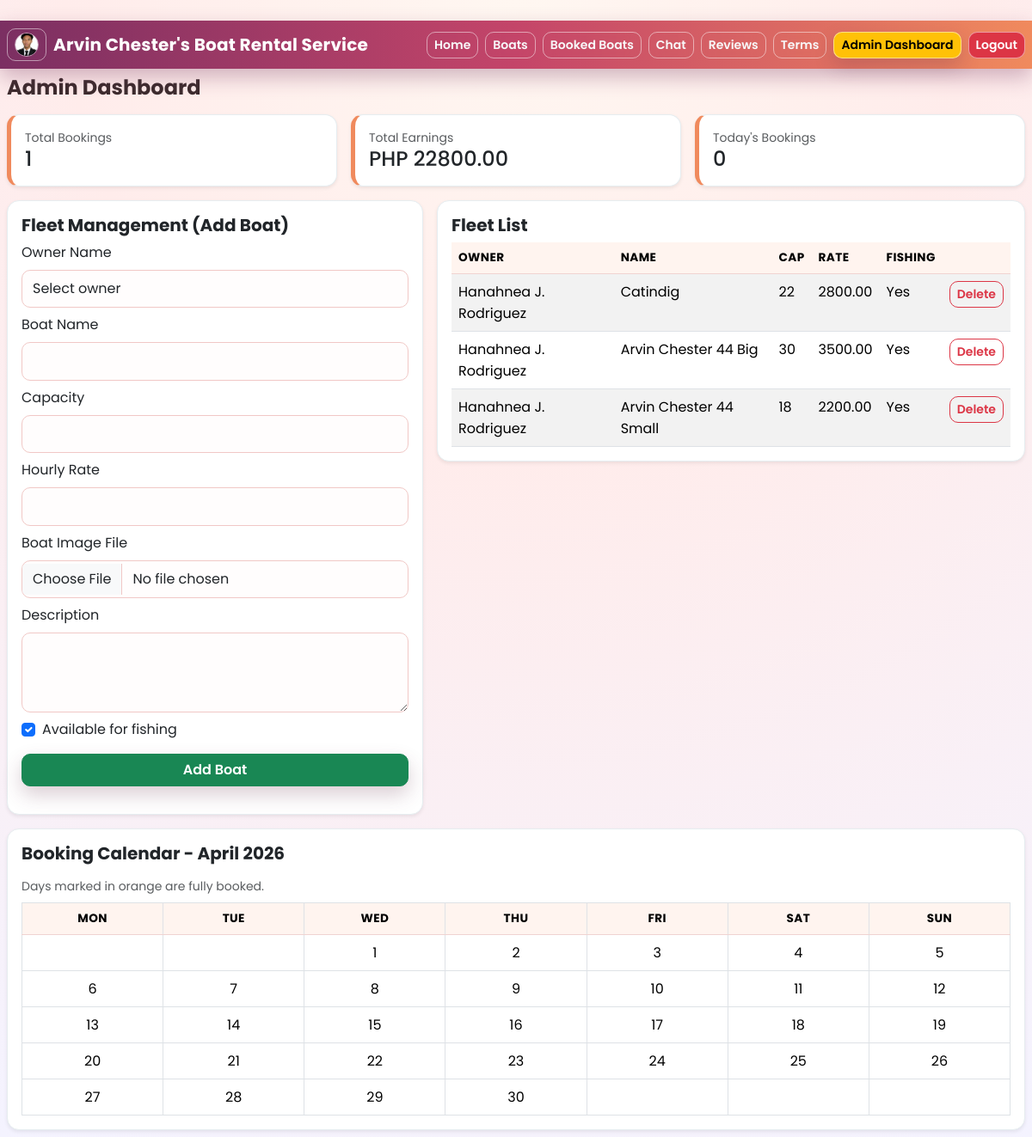
The page /admin (signed in) on the database its author committed.
### app.py (models this page shows, shortened)
class User(UserMixin, db.Model):
    id = db.Column(db.Integer, primary_key=True)
    full_name = db.Column(db.String(120), nullable=False)
    email = db.Column(db.String(120), unique=True, nullable=False)
    phone = db.Column(db.String(40), nullable=False)
    bio = db.Column(db.Text, default="")
    profile_image_path = db.Column(db.String(255))
    last_seen_at = db.Column(db.DateTime, default=datetime.now)
    password_hash = db.Column(db.String(255), nullable=False)
    role = db.Column(db.String(20), default="customer", nullable=False)  # customer, owner, admin
    created_at = db.Column(db.DateTime, default=datetime.utcnow)

class Boat(db.Model):
    id = db.Column(db.Integer, primary_key=True)
    name = db.Column(db.String(120), nullable=False)
    capacity = db.Column(db.Integer, nullable=False)
    hourly_rate = db.Column(db.Float, nullable=False)
    available_for_fishing = db.Column(db.Boolean, default=True)
    description = db.Column(db.Text, default="")
    image_url = db.Column(db.String(255), nullable=False)
    owner_id = db.Column(db.Integer, db.ForeignKey("user.id"), nullable=False)

### app.py (the view)
@app.route("/admin")
@login_required
@admin_required
def admin_dashboard():
    boats = Boat.query.order_by(Boat.id.desc()).all()
    owners = User.query.filter_by(role="owner").order_by(User.full_name.asc()).all()
    owner_map = {owner.id: owner.full_name for owner in owners}
    total_bookings = Booking.query.count()
    total_earnings = db.session.query(db.func.coalesce(db.func.sum(Booking.total_price), 0)).scalar()
    today_bookings = Booking.query.filter_by(booking_date=date.today()).count()
    boats_count = Boat.query.count()
    today = date.today()
    month_days = calendar.monthcalendar(today.year, today.month)
    fully_booked_days = set()
    counts = (
        db.session.query(Booking.booking_date, db.func.count(Booking.id))
        .filter(db.extract("year", Booking.booking_date) == today.year)
        .filter(db.extract("month", Booking.booking_date) == today.month)
        .group_by(Booking.booking_date)
        .all()
    )
    for booked_date, count in counts:
        if boats_count > 0 and count >= boats_count:
            fully_booked_days.add(booked_date.day)
    return render_template(
        "admin_dashboard.html",
        boats=boats,
        owners=owners,
        owner_map=owner_map,
        total_bookings=total_bookings,
        total_earnings=total_earnings,
        today_bookings=today_bookings,
        month_days=month_days,
        month_name=today.strftime("%B %Y"),
        fully_booked_days=fully_booked_days,
    )

### app.py (called while the page is built)
@login_manager.user_loader
def load_user(user_id):
    return db.session.get(User, int(user_id))

def admin_required(f):
    @wraps(f)
    def wrapper(*args, **kwargs):
        if not current_user.is_authenticated or current_user.role != "admin":
            flash("You are not allowed to access that page.", "danger")
            return redirect(url_for("index"))
        return f(*args, **kwargs)
    return wrapper

@app.before_request
def update_last_seen():
    if current_user.is_authenticated:
        current_user.last_seen_at = datetime.now()
        db.session.commit()

@app.context_processor
def inject_counts():
    if current_user.is_authenticated:
        notif_count = Notification.query.filter_by(user_id=current_user.id).count()
        chat_notif_count = (
            db.session.query(db.func.count(Message.id))
            .filter(Message.receiver_id == current_user.id, Message.seen_at.is_(None))
            .scalar()
        )
        return {"notif_count": notif_count, "chat_notif_count": chat_notif_count}
    return {"notif_count": 0, "chat_notif_count": 0}

### templates/admin_dashboard.html (shortened to what this page needs)
{% extends 'base.html' %}
{% block content %}
<h4 class="mb-3">Admin Dashboard</h4>
<div class="row g-3 mb-3">
  <div class="col-md-4">
    <div class="card stat-card shadow-sm">
      <div class="card-body">
        <div class="small text-muted">Total Bookings</div>
        <div class="h4 mb-0">{{ total_bookings }}</div>
      </div>
    </div>
  </div>
  <div class="col-md-4">
    <div class="card stat-card shadow-sm">
      <div class="card-body">
        <div class="small text-muted">Total Earnings</div>
        <div class="h4 mb-0">PHP {{ '%.2f'|format(total_earnings) }}</div>
      </div>
    </div>
  </div>
  <div class="col-md-4">
    <div class="card stat-card shadow-sm">
      <div class="card-body">
        <div class="small text-muted">Today's Bookings</div>
        <div class="h4 mb-0">{{ today_bookings }}</div>
      </div>
    </div>
  </div>
</div>
<div class="row g-3">
  <div class="col-lg-5">
    <div class="card shadow-sm">
      <div class="card-body">
        <h5>Fleet Management (Add Boat)</h5>
        <form method="post" action="{{ url_for('admin_add_boat') }}" enctype="multipart/form-data">
          <div class="mb-2">
            <label class="form-label">Owner Name</label>
            <select class="form-select" name="owner_id" required>
              <option value="">Select owner</option>
            </select>
          </div>
          <div class="mb-2">
            <label class="form-label">Boat Name</label>
            <input class="form-control" name="name" required>
          </div>
          <div class="mb-2">
            <label class="form-label">Capacity</label>
            <input class="form-control" type="number" name="capacity" min="1" required>
          </div>
          <div class="mb-2">
            <label class="form-label">Hourly Rate</label>
            <input class="form-control" type="number" step="0.01" name="hourly_rate" min="1" required>
          </div>
          <div class="mb-2">
            <label class="form-label">Boat Image File</label>
            <input class="form-control" type="file" name="boat_image" accept=".png,.jpg,.jpeg,.webp" required>
          </div>
          <div class="mb-2">
            <label class="form-label">Description</label>
            <textarea class="form-control" name="description" rows="3"></textarea>
          </div>
          <div class="form-check mb-3">
            <input class="form-check-input" type="checkbox" name="available_for_fishing" id="fishingCheck" checked>
            <label class="form-check-label" for="fishingCheck">Available for fishing</label>
          </div>
          <button class="btn btn-success w-100">Add Boat</button>
        </form>
      </div>
    </div>
  </div>
  <div class="col-lg-7">
    <div class="card shadow-sm">
      <div class="card-body">
        <h5>Fleet List</h5>
        <div class="table-responsive">
          <table class="table table-striped mb-0">
            <thead>
              <tr>
                <th>Owner</th>
                <th>Name</th>
                <th>Cap</th>
                <th>Rate</th>
                <th>Fishing</th>
                <th></th>
              </tr>
            </thead>
            <tbody>
              {% for boat in boats %}
              <tr>
                <td>{{ owner_map.get(boat.owner_id, 'Unknown Owner') }}</td>
                <td>{{ boat.name }}</td>
                <td>{{ boat.capacity }}</td>
                <td>{{ '%.2f'|format(boat.hourly_rate) }}</td>
                <td>{{ 'Yes' if boat.available_for_fishing else 'No' }}</td>
                <td>
                  <a class="btn btn-sm btn-outline-danger" href="{{ url_for('admin_delete_boat', boat_id=boat.id) }}" onclick="return confirm('Delete this boat?')">Delete</a>
                </td>
              </tr>
              {% else %}
              <tr><td colspan="6" class="text-muted text-center">No boats found.</td></tr>
              {% endfor %}
            </tbody>
          </table>
        </div>
      </div>
    </div>
  </div>
</div>
<div class="card shadow-sm mt-3">
  <div class="card-body">
    <h5 class="mb-3">Booking Calendar - {{ month_name }}</h5>
    <p class="small text-muted mb-2">Days marked in orange are fully booked.</p>
    <div class="table-responsive">
      <table class="table table-bordered calendar-table mb-0 text-center align-middle">
        <thead>
          <tr>
            <th>Mon</th>
            <th>Tue</th>
            <th>Wed</th>
            <th>Thu</th>
            <th>Fri</th>
            <th>Sat</th>
            <th>Sun</th>
          </tr>
        </thead>
        <tbody>
          {% for week in month_days %}
          <tr>
            {% for day in week %}
              {% if day == 0 %}
                <td class="calendar-empty"></td>
              {% else %}
                <td class="{% if day in fully_booked_days %}calendar-full{% endif %}">{{ day }}</td>
              {% endif %}
            {% endfor %}
          </tr>
          {% endfor %}
        </tbody>
      </table>
    </div>
  </div>
</div>
{% endblock %}

### templates/base.html (shortened to what this page needs)
﻿<!doctype html>
<html lang="en">
<head>
  <link href="https://cdn.jsdelivr.net/npm/bootstrap@5.3.3/dist/css/bootstrap.min.css" rel="stylesheet">
  <link rel="stylesheet" href="{{ url_for('static', filename='css/style.css') }}">
</head>
<body>
  <nav class="navbar navbar-expand-lg navbar-dark custom-nav">
    <div class="container-fluid px-2">
      {% if current_user.is_authenticated %}
        <a class="btn btn-sm btn-outline-light nav-pill me-2 ms-0" href="{{ url_for('profile') }}" title="Profile">
          {% if current_user.profile_image_path %}
            <img src="{{ current_user.profile_image_path }}" alt="Profile" class="profile-avatar-img">
          {% else %}
            <span class="profile-avatar">{{ current_user.full_name[:1] }}</span>
          {% endif %}
        </a>
      {% endif %}
      <a class="navbar-brand fw-bold" href="{{ url_for('index') }}">Arvin Chester's Boat Rental Service</a>
      <div class="collapse navbar-collapse" id="navMenu">
        <ul class="navbar-nav ms-auto gap-2 w-100 justify-content-end">
          <li class="nav-item"><a class="btn btn-sm btn-outline-light nav-pill" href="{{ url_for('index') }}">Home</a></li>
          {% if not (current_user.is_authenticated and current_user.role == 'owner') %}
            <li class="nav-item"><a class="btn btn-sm btn-outline-light nav-pill" href="{{ url_for('boats') }}">Boats</a></li>
          {% endif %}
          {% if current_user.is_authenticated %}
            {% if current_user.role == 'admin' %}
              <li class="nav-item"><a class="btn btn-sm btn-outline-light nav-pill" href="{{ url_for('admin_bookings') }}">Booked Boats</a></li>
            {% elif current_user.role == 'owner' %}
              <li class="nav-item"><a class="btn btn-sm btn-outline-light nav-pill" href="{{ url_for('owner_booked_boats') }}">Booked Boats</a></li>
            {% else %}
              <li class="nav-item"><a class="btn btn-sm btn-outline-light nav-pill" href="{{ url_for('my_bookings') }}">My Bookings</a></li>
            {% endif %}
            <li class="nav-item">
              <a class="btn btn-sm btn-outline-light nav-pill position-relative" href="{{ url_for('chat') }}">
                Chat
              </a>
            </li>
            <li class="nav-item"><a class="btn btn-sm btn-outline-light nav-pill" href="{{ url_for('reviews') }}">Reviews</a></li>
            <li class="nav-item"><a class="btn btn-sm btn-outline-light nav-pill" href="{{ url_for('terms') }}">Terms</a></li>
            {% if current_user.role == 'admin' %}
              <li class="nav-item"><a class="btn btn-sm btn-warning nav-pill" href="{{ url_for('admin_dashboard') }}">Admin Dashboard</a></li>
            {% endif %}
            <li class="nav-item"><a class="btn btn-sm btn-danger nav-pill" href="{{ url_for('logout') }}">Logout</a></li>
          {% endif %}
        </ul>
      </div>
    </div>
  </nav>
  <main class="{% if request.endpoint == 'index' %}container py-4{% else %}container-fluid px-2 py-2{% endif %}">
    {% block content %}{% endblock %}
  </main>
</body>
</html>

### static/css/style.css (style rules this page uses)
body { font-family: "Poppins", "Segoe UI", sans-serif; background: radial-gradient(circle at top, #fff7f1 0%, #ffeceb 36%, #f4f3ff 100%); color: #3d2c2e; min-height: 100vh; }
.custom-nav { background: linear-gradient(90deg, #7b2f62, #c44569, #f08a5d); box-shadow: 0 10px 25px rgba(104, 33, 78, 0.3); }
.nav-pill { border-radius: 999px; backdrop-filter: blur(8px); border-color: rgba(255, 255, 255, 0.5) !important; transition: all 0.2s ease; }
.navbar-brand { letter-spacing: 0.2px; }
.profile-avatar-img { width: 28px; height: 28px; border-radius: 50%; object-fit: cover; border: 1px solid rgba(255, 255, 255, 0.55); }
.card { border: 1px solid #e6edf0; border-radius: 14px; box-shadow: 0 10px 30px rgba(14, 39, 57, 0.06); }
h2, h3, h4, h5, h6 { font-weight: 700; }
.btn { border-radius: 10px; font-weight: 600; }
.btn-success, .btn-primary, .btn-warning { box-shadow: 0 10px 22px rgba(100, 48, 73, 0.23); }
.form-control, .form-select { border-radius: 10px; border: 1px solid #f1c8c6; padding-top: 0.58rem; padding-bottom: 0.58rem; background: #fffdfd; }
.stat-card { border-left: 5px solid #f08a5d; }
.table { --bs-table-bg: transparent; }
.table thead th { border-bottom: 1px solid #f0d3d1; background: #fff4ef; font-size: 0.85rem; text-transform: uppercase; letter-spacing: 0.4px; }
.calendar-table td, .calendar-table th { min-width: 60px; }
.calendar-empty { background: #fff8f7; }

### rows shown on the page
User: profile_image_path (picture)
Boat: name "Catindig", capacity "22", hourly_rate "2800.00", available_for_fishing "Yes"
User: get "Hanahnea J. Rodriguez"
Boat: name "Arvin Chester 44 Big", capacity "30", hourly_rate "3500.00", available_for_fishing "Yes"
Boat: name "Arvin Chester 44 Small", capacity "18", hourly_rate "2200.00", available_for_fishing "Yes"

### other values the page prints
{{ total_bookings }} "1"
{{ '%.2f'|format(total_earnings) }} "22800.00"
{{ today_bookings }} "0"
{{ day }} "1" "2" "3" "4" "5" "6" "7" "8" "9" "10" "11" "12" "13" "14" "15" "16" "17" "18" "19" "20" "21" "22" "23" "24" "25" "26" "27" "28" "29" "30"
